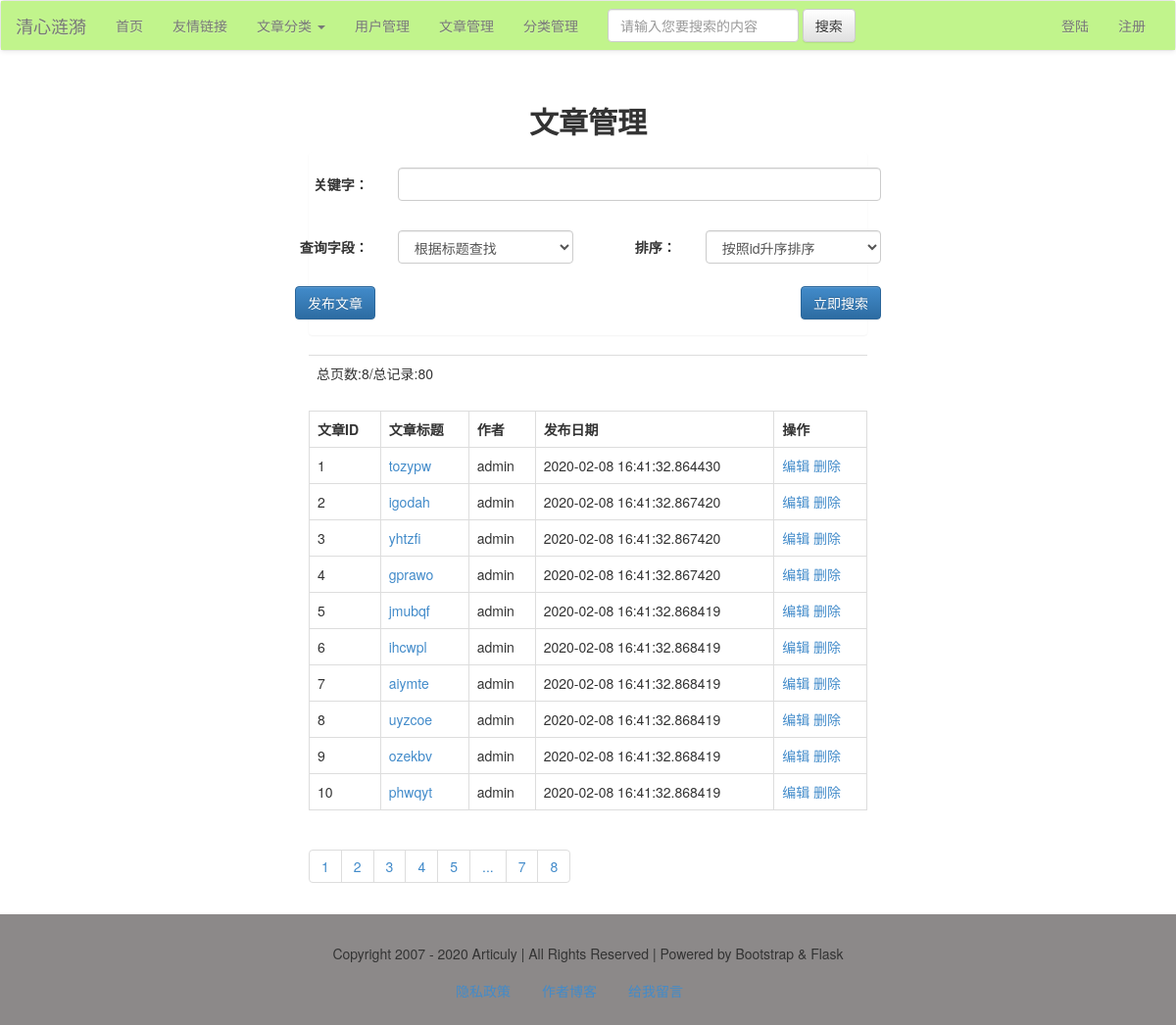
The page /article/list (signed in) on the database as committed earlier.
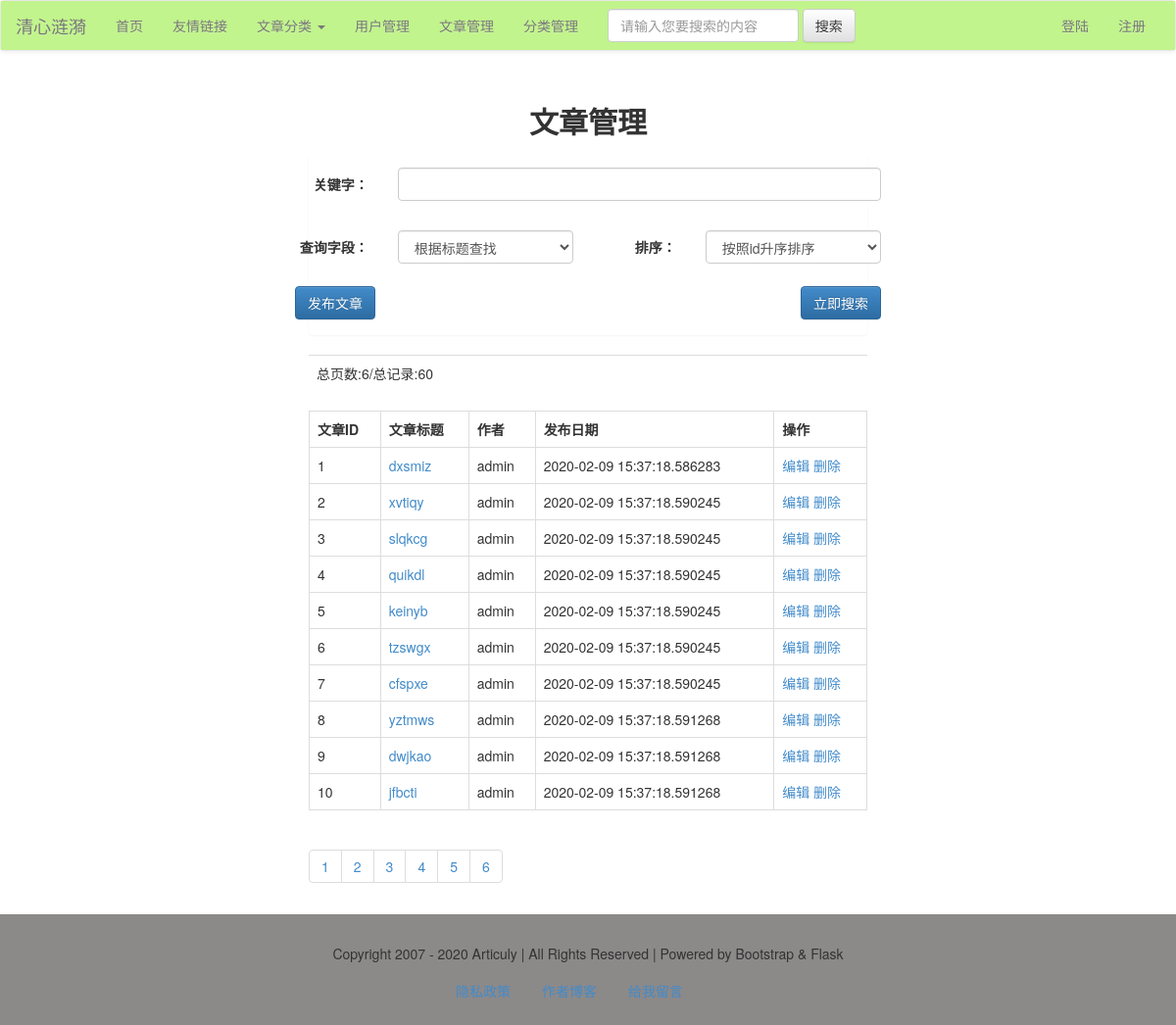
The same page on the database as committed later.
### models.py (models this page shows)
class Article(db.Model):
    id = db.Column(db.Integer, primary_key=True)
    title = db.Column(db.String)
    intro = db.Column(db.String)
    author = db.Column(db.String)
    content = db.Column(db.Text)
    pubdate = db.Column(db.DateTime, default=datetime.now)
    cate_id = db.Column(db.Integer, db.ForeignKey('category.cate_id'))

### views/articles.py (the view)
@article_app.route("/list/<int:page>", methods=['get', 'post'])
@article_app.route("/list", defaults={"page": 1}, methods=['get', 'post'])
@login_required
def list(page):
    if request.method == 'POST':
        q = request.form['q']
        condition = {request.form['field']: q}
        if request.form['field'] == 'title':
            condition = Article.title.like('%%%s%%' % q)
        else:
            condition = Article.content.like('%%%s%%' % q)
        if request.form['order'] == '1':
            order = Article.id.asc()
        else:
            order = Article.id.desc()
        res = Article.query.filter(condition).order_by(order).paginate(page, 10)
    else:
        res = Article.query.paginate(page, 10)
    articles = res.items
    pageList = res.iter_pages()
    total = res.total
    pages = res.pages
    return render_template("article/article_list.html", articles=articles, pageList=pageList, total=total, pages=pages)

### app.py (called while the page is built)
@app.context_processor
def account():
    username = session.get('user')
    return {'username': username}

@app.context_processor
def getCateList():
    cates = Category.query.all()
    return {'cates': cates}

### libs.py (called while the page is built)
def login_required(func):
    @wraps(func)
    def decorator_nest(*args, **kwargs):
        if not 'user' in session:
            return redirect(url_for('login'))
        else:
            print(func)
            return func(*args, **kwargs)
    return decorator_nest

### templates/article/article_list.html (shortened to what the changed rows need)
{% extends "base.html" %}
{% block content %}
    <div class="container-fluid">
        <div class="row">
            <div class="main col-lg-6 col-lg-offset-3 col-md-8 col-md-offset-2 col-sm-10 col-sm-offset-1 col-xs-12">
                <h2 class="text-center"><b>文章管理</b></h2>
                <table class="table">
                    <tr>
                        <td>总页数:{{ pages }}/总记录:{{ total }}</td>
                    </tr>
                </table>
                <table class="table table-bordered">
                    <tr>
                        <th>文章ID</th>
                        <th>文章标题</th>
                        <th>作者</th>
                        <th>发布日期</th>
                        <th>操作</th>
                    </tr>
                    {% for article in articles %}
                        <tr>
                            <td>{{ article.id }}</td>
                            <td>
                                <a href="{{ url_for("article_app.view", article_id=article.id) }}">{{ article.title }}</a>
                            </td>
                            <td>{{ article.author }}</td>
                            <td>{{ article.pubdate }}</td>
                            <td>
                                <a href="{{ url_for("article_app.edit", article_id=article.id) }}">编辑</a>
                                <a href="{{ url_for("article_app.delete", article_id=article.id) }}">删除</a>
                            </td>
                        </tr>
                    {% endfor %}
                </table>
                <ul class="pagination">
                    {% for page in pageList %}
                        {% if page!=None %}
                            <li><a href="{{ url_for("article_app.list", page=page) }}">{{ page }}</a></li>
                        {% else %}
                            <li><a href="#">...</a></li>
                        {% endif %}
                    {% endfor %}
                </ul>
            </div>
        </div>
    </div>
{% endblock %}

Rows that differ between the two databases and show on the page:
changed Article id 1: title "tozypw" → "dxsmiz"; pubdate "2020-02-08 16:41:32.864430" → "2020-02-09 15:37:18.586283"
changed Article id 2: title "igodah" → "xvtiqy"; pubdate "2020-02-08 16:41:32.867420" → "2020-02-09 15:37:18.590245"
changed Article id 3: title "yhtzfi" → "slqkcg"; pubdate "2020-02-08 16:41:32.867420" → "2020-02-09 15:37:18.590245"
changed Article id 4: title "gprawo" → "quikdl"; pubdate "2020-02-08 16:41:32.867420" → "2020-02-09 15:37:18.590245"
changed Article id 5: title "jmubqf" → "keinyb"; pubdate "2020-02-08 16:41:32.868419" → "2020-02-09 15:37:18.590245"
changed Article id 6: title "ihcwpl" → "tzswgx"; pubdate "2020-02-08 16:41:32.868419" → "2020-02-09 15:37:18.590245"
changed Article id 7: title "aiymte" → "cfspxe"; pubdate "2020-02-08 16:41:32.868419" → "2020-02-09 15:37:18.590245"
changed Article id 8: title "uyzcoe" → "yztmws"; pubdate "2020-02-08 16:41:32.868419" → "2020-02-09 15:37:18.591268"
changed Article id 9: title "ozekbv" → "dwjkao"; pubdate "2020-02-08 16:41:32.868419" → "2020-02-09 15:37:18.591268"
changed Article id 10: title "phwqyt" → "jfbcti"; pubdate "2020-02-08 16:41:32.868419" → "2020-02-09 15:37:18.591268"
Other text that changed with them:
{{ pages }}: "8" → "6"
{{ total }}: "80" → "60"
new list line: "6"
list line gone: "7"
list line gone: "8"
